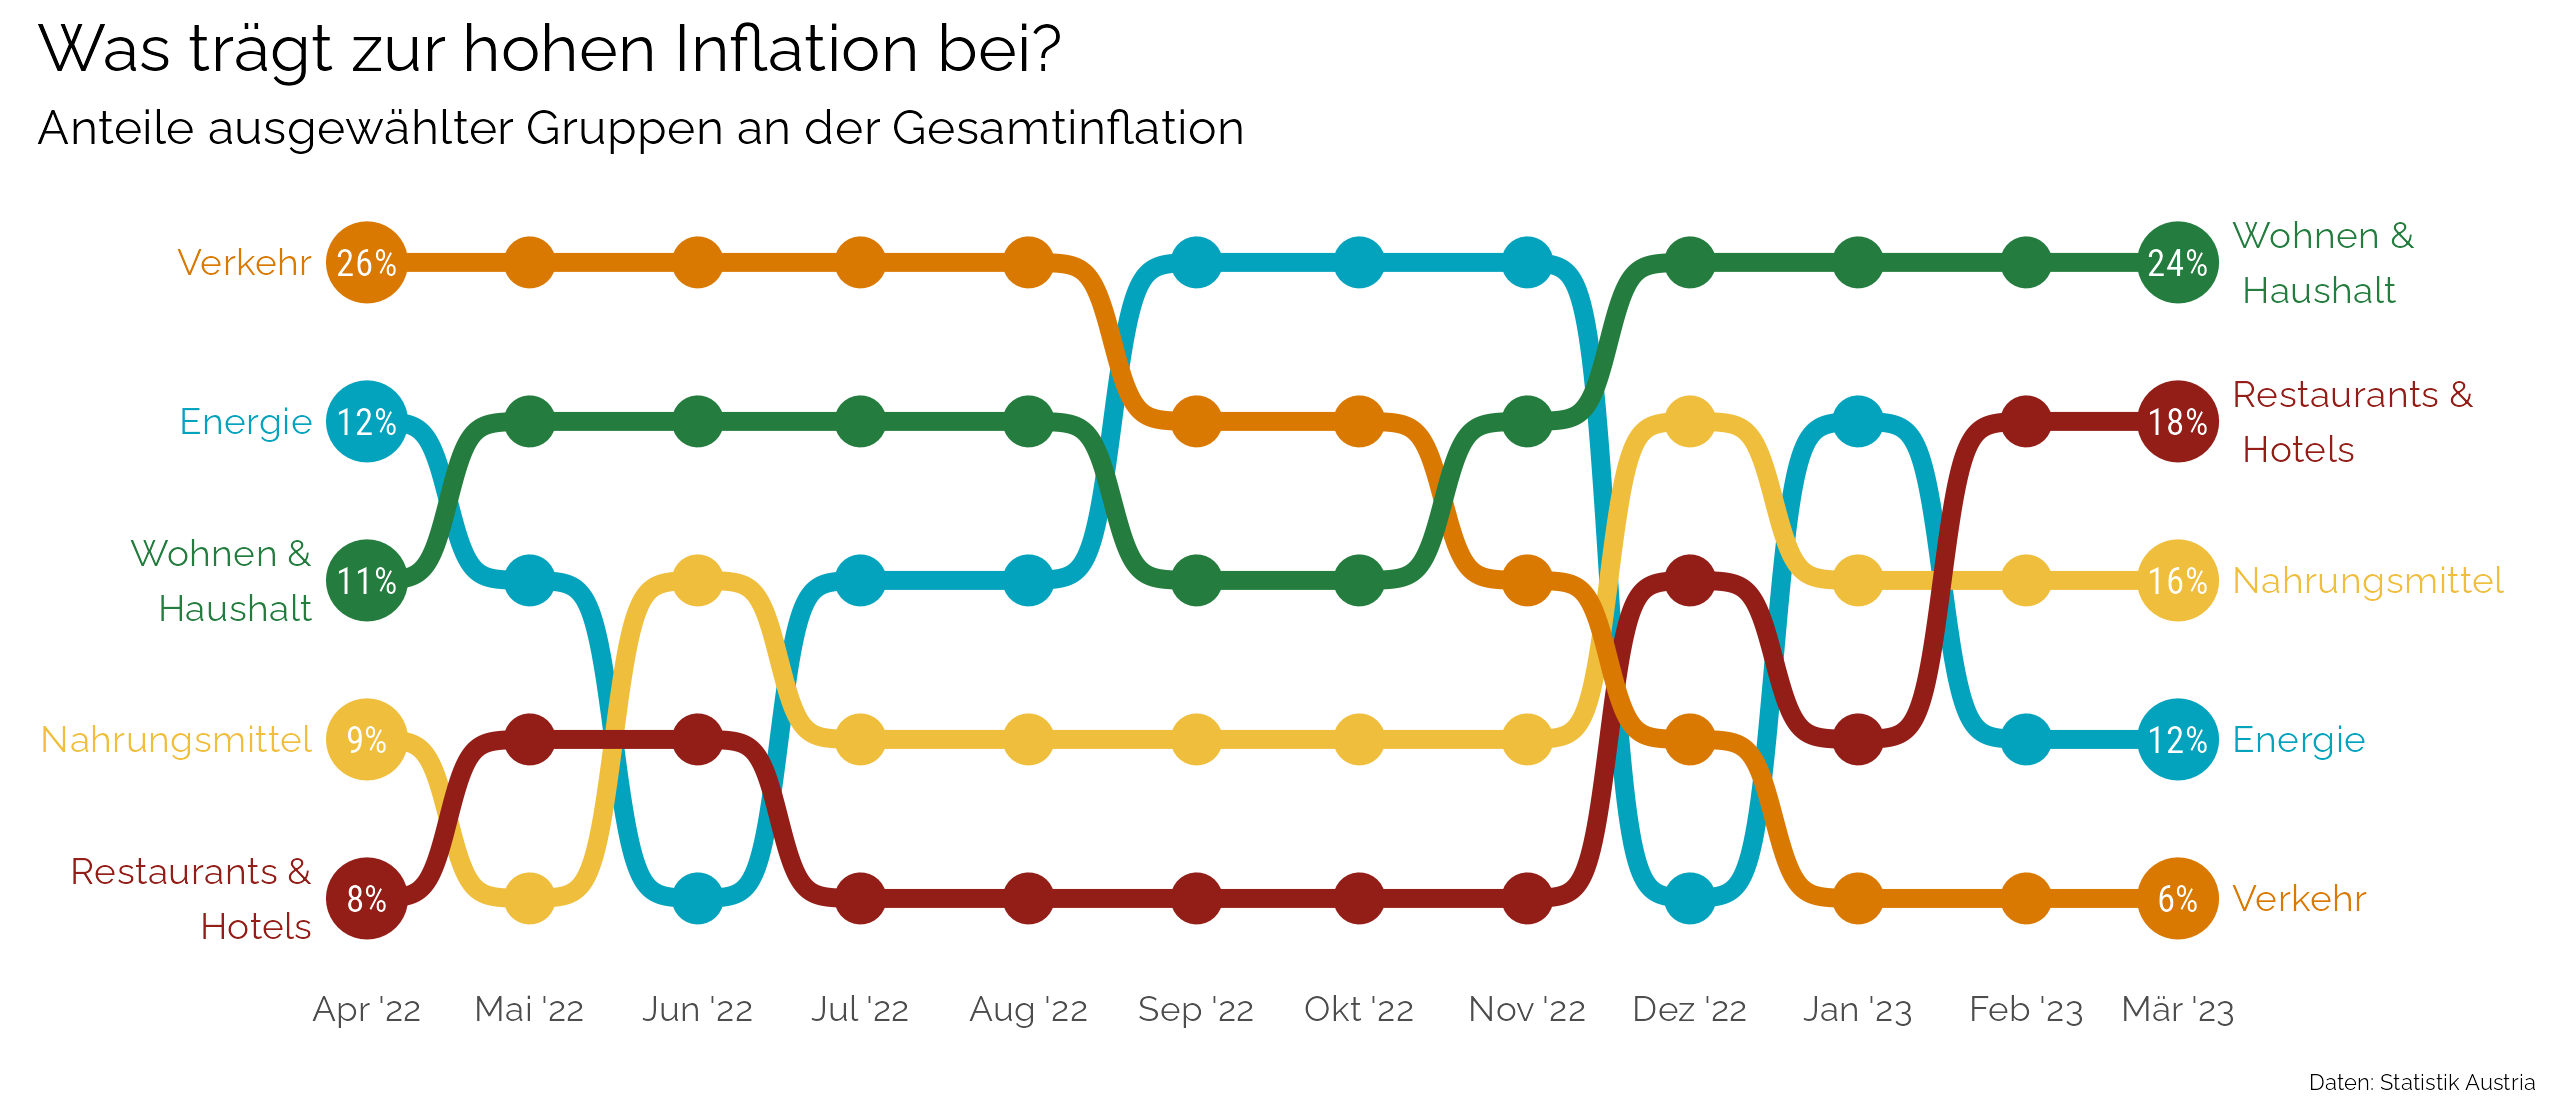

Recreate this plot in R.
librarian::shelf(tidyverse, janitor, ggbump, MetBrewer)

# Load inflation data
load("06_22_Inflation.RData")

# Set local language for month names
Sys.setlocale(locale = "de_AT")

# Data wrangling and renaming
plotdat <- inflation |>
  drop_na() |> 
  rename(Datum=`Zeitraum der Erhebung`) |> 
  mutate(Datum = str_replace_all(Datum, "Jän", "Jan"),
         Datum = dmy(paste("01", Datum), locale = "de_DE")) |> 
  pivot_wider(names_from = "Coicop 5-Steller", values_from = "Einfluss Vorjahresmonat") |> 
  clean_names() |> 
  mutate(`Wohnen &\n Haushalt` = x04_wohnung_wasser_energie - x04_5_aufwand_fur_energie +
           x05_hausrat_instandhaltung_des_hauses) |> 
  select(Datum = datum,
         Nahrungsmittel = x01_1_nahrungsmittel,
         `Wohnen &\n Haushalt`,
         Energie = x04_5_aufwand_fur_energie,
         Verkehr = x07_verkehr,
         `Freizeit & Kultur` = x09_freizeit_und_kultur,    
         `Restaurants &\n Hotels` = x11_restaurants_und_hotels,
         `Alkholische Getränke & Tabak` = x02_alkoholische_getranke_und_tabak,
         `Bekleidung & Schuhe` = x03_bekleidung_und_schuhe,
         `Gesundheitspflege` = x06_gesundheitspflege,
         `Nachrichtenübermittlung` = x08_nachrichtenubermittlung,
         `Erziehung & Unterricht` = x10_erziehung_und_unterricht,
         `Verschiedene Waren, Dienstleistungen` = x12_verschiedene_waren_dienstleistungen
  )  |> 
  mutate(Inflation = rowSums(across(where(is.numeric)))) |> 
  pivot_longer(cols = -Datum, names_to = "Coicop", values_to = "Beitrag")

# Define data limits
firstdate <- as.Date("2022-04-01")
lastdate <- max(plotdat$Datum)

# Select and rank COICOP groups for each month
findat <- plotdat |> filter(!Coicop == "Inflation", 
                            !Coicop == "Verschiedene Waren, Dienstleistungen",
                            Datum >= firstdate) |> 
  mutate(rank = rank(-Beitrag, ties.method = "random"), .by = Datum) |> 
  mutate(intop = any(rank <= 5), .by = Coicop) |> 
  filter(intop == T)

# Plot data
findat |>  
  ggplot(aes(x = Datum, y = rank, color = Coicop)) +
  geom_point(aes(size = 2.5)) + 
  geom_text(data = findat |> slice_min(Datum, n=1), family = "Raleway",
            aes(x = Datum - days(10), label = Coicop), size = 3, hjust = 1) +
  geom_text(data = findat |> slice_max(Datum, n=1), family = "Raleway",
            aes(x = Datum + days(10), label = Coicop), size = 3, hjust = 0) +
  geom_bump(linewidth = 2, smooth = 8) +
  geom_point(data = findat |> slice_min(Datum, n = 1), size = 8) +
  geom_text(data = findat |> slice_min(Datum, n = 1), size = 3, color = "white", hjust = 0.5,
            aes(label = paste0(round(Beitrag/9.4*100, 0),"%")), family = "Roboto Condensed") +
  geom_point(data = findat |> slice_max(Datum, n = 1), size = 8) +
  geom_text(data = findat |> slice_max(Datum, n = 1), size = 3, color = "white", hjust = 0.5,
            aes(label = paste0(round(Beitrag/9.2*100, 0),"%")), family = "Roboto Condensed") +
  scale_color_manual(values = met.brewer("Lakota")) +
  scale_size_continuous(range = c(2, 6)) +
  scale_y_reverse(expand = c(0.1,0)) +
  scale_x_date(limits = c(as.Date("2022-02-20"), as.Date("2023-04-15")),
               breaks = seq(firstdate, lastdate, "1 month"), 
               date_labels = "%b '%y") +
  labs(x = NULL, y = NULL,
       title = "Was trägt zur hohen Inflation bei?",
       subtitle = "Anteile ausgewählter Gruppen an der Gesamtinflation",
       caption = "Daten: Statistik Austria") +
  theme_minimal(base_family = "Raleway") +
  theme(legend.position = "none",
        axis.text.y = element_blank(),
        axis.text.x = element_text(margin = margin(t = 5, unit = "pt"), size = 8),
        plot.title = element_text(margin = margin(b = 5, unit = "pt"), size = 15),
        plot.subtitle = element_text(margin = margin(b = 10, unit = "pt"), size = 11),
        plot.caption = element_text(margin = margin(t = 10, unit = "pt"), size = 5),
        plot.background = element_rect(fill = "white", color = NA),
        panel.grid = element_blank())

ggsave("06_22_Inflation.png", width = 8, height = 3.5, dpi = 320)
